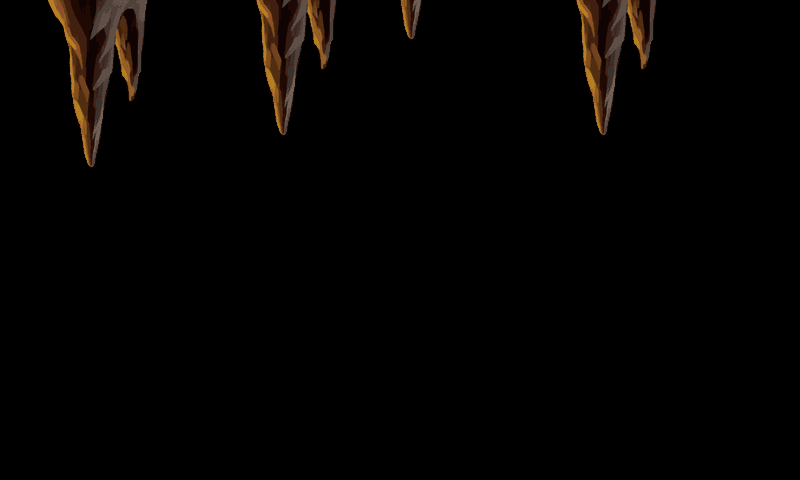

This is a level from a 2D game, rendered from its Tiled map with the project's own tilesets. A one-line summary and the map file follow, with tile-layer data summarised:
An orthogonal 25x15 tile map with 32x32 px tiles, 1 tile layer (Rock2).

<map version="1.0" orientation="orthogonal" renderorder="right-down" width="25" height="15" tilewidth="32" tileheight="32">
 <tileset firstgid="1" name="1_4_atlas" tilewidth="32" tileheight="32">
  <image source="1_4_atlas.png" width="1056" height="1024" />
 </tileset>
 <layer name="Rock2" width="25" height="15">
  <data>[375 cells, 72 non-empty, 24 distinct tile ids]</data>
 </layer>
</map>
